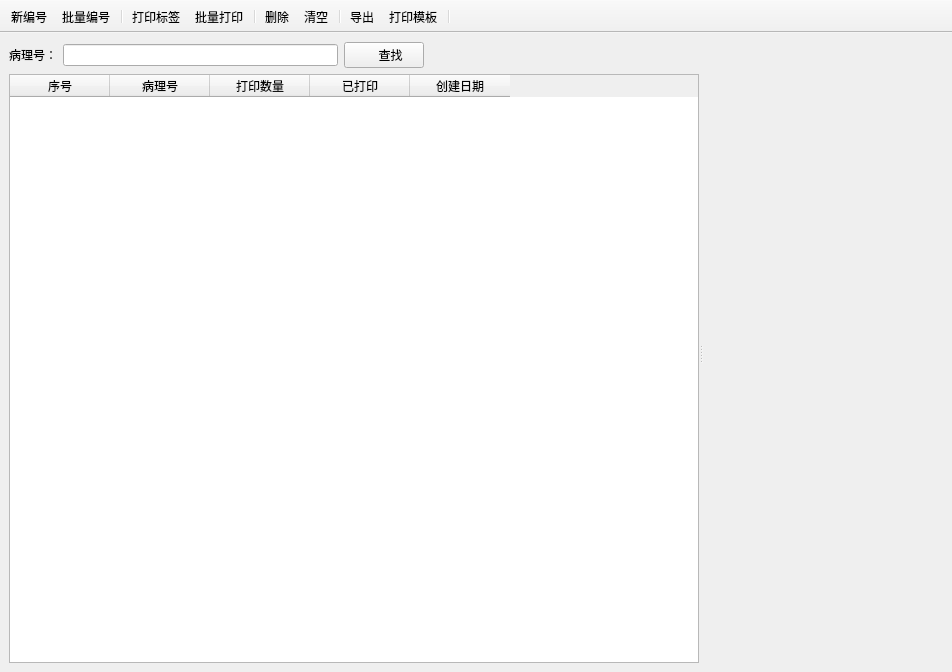
<?xml version="1.0" encoding="UTF-8"?>
<ui version="4.0">
 <class>tabregister</class>
 <widget class="QMainWindow" name="tabregister">
  <property name="geometry">
   <rect>
    <x>0</x>
    <y>0</y>
    <width>952</width>
    <height>672</height>
   </rect>
  </property>
  <property name="windowTitle">
   <string>MainWindow</string>
  </property>
  <widget class="QWidget" name="centralwidget">
   <layout class="QVBoxLayout" name="verticalLayout">
    <item>
     <widget class="QSplitter" name="splitter">
      <property name="sizePolicy">
       <sizepolicy hsizetype="Expanding" vsizetype="Expanding">
        <horstretch>1</horstretch>
        <verstretch>0</verstretch>
       </sizepolicy>
      </property>
      <property name="orientation">
       <enum>Qt::Horizontal</enum>
      </property>
      <widget class="QWidget" name="widgetTable" native="true">
       <layout class="QVBoxLayout" name="verticalLayout_3">
        <item>
         <layout class="QVBoxLayout" name="verticalLayout_2">
          <item>
           <layout class="QHBoxLayout" name="horizontalLayout">
            <item>
             <widget class="QLabel" name="label">
              <property name="text">
               <string>病理号：</string>
              </property>
             </widget>
            </item>
            <item>
             <widget class="QLineEdit" name="lineEdit"/>
            </item>
            <item>
             <widget class="QPushButton" name="pushButtonFind">
              <property name="styleSheet">
               <string notr="true"/>
              </property>
              <property name="text">
               <string>    查找</string>
              </property>
              <property name="icon">
               <iconset resource="../res.qrc">
                <normaloff>:/image/image/serch.png</normaloff>:/image/image/serch.png</iconset>
              </property>
             </widget>
            </item>
            <item>
             <spacer name="horizontalSpacer">
              <property name="orientation">
               <enum>Qt::Horizontal</enum>
              </property>
              <property name="sizeHint" stdset="0">
               <size>
                <width>40</width>
                <height>20</height>
               </size>
              </property>
             </spacer>
            </item>
           </layout>
          </item>
          <item>
           <widget class="QTableWidget" name="tableWidget">
            <property name="sizePolicy">
             <sizepolicy hsizetype="Expanding" vsizetype="Expanding">
              <horstretch>0</horstretch>
              <verstretch>0</verstretch>
             </sizepolicy>
            </property>
            <column>
             <property name="text">
              <string>序号</string>
             </property>
            </column>
            <column>
             <property name="text">
              <string>病理号</string>
             </property>
            </column>
            <column>
             <property name="text">
              <string>打印数量</string>
             </property>
            </column>
            <column>
             <property name="text">
              <string>已打印</string>
             </property>
            </column>
            <column>
             <property name="text">
              <string>创建日期</string>
             </property>
            </column>
           </widget>
          </item>
         </layout>
        </item>
       </layout>
      </widget>
      <widget class="QWidget" name="widgetInfo" native="true"/>
     </widget>
    </item>
   </layout>
  </widget>
  <widget class="QToolBar" name="toolBar">
   <property name="windowTitle">
    <string>toolBar</string>
   </property>
   <property name="movable">
    <bool>false</bool>
   </property>
   <property name="toolButtonStyle">
    <enum>Qt::ToolButtonTextUnderIcon</enum>
   </property>
   <attribute name="toolBarArea">
    <enum>TopToolBarArea</enum>
   </attribute>
   <attribute name="toolBarBreak">
    <bool>false</bool>
   </attribute>
   <addaction name="actionNewNumber"/>
   <addaction name="actionNewMoreNumber"/>
   <addaction name="separator"/>
   <addaction name="actionPrintLabel"/>
   <addaction name="actionPrintMoreLabel"/>
   <addaction name="separator"/>
   <addaction name="actionDeleteInfo"/>
   <addaction name="actionClearInfo"/>
   <addaction name="separator"/>
   <addaction name="actionExtendExcel"/>
   <addaction name="actionPrintTemplate"/>
   <addaction name="separator"/>
  </widget>
  <action name="actionNewNumber">
   <property name="icon">
    <iconset resource="../res.qrc">
     <normaloff>:/image/image/filenew.png</normaloff>:/image/image/filenew.png</iconset>
   </property>
   <property name="text">
    <string>新编号</string>
   </property>
   <property name="toolTip">
    <string>新编号</string>
   </property>
  </action>
  <action name="actionNewMoreNumber">
   <property name="icon">
    <iconset resource="../res.qrc">
     <normaloff>:/image/image/newmore.png</normaloff>:/image/image/newmore.png</iconset>
   </property>
   <property name="text">
    <string>批量编号</string>
   </property>
   <property name="toolTip">
    <string>批量编号</string>
   </property>
  </action>
  <action name="actionPrintLabel">
   <property name="icon">
    <iconset resource="../res.qrc">
     <normaloff>:/image/image/print.jpg</normaloff>:/image/image/print.jpg</iconset>
   </property>
   <property name="text">
    <string>打印标签</string>
   </property>
   <property name="toolTip">
    <string>打印标签</string>
   </property>
  </action>
  <action name="actionPrintMoreLabel">
   <property name="icon">
    <iconset resource="../res.qrc">
     <normaloff>:/image/image/printmore.jpg</normaloff>:/image/image/printmore.jpg</iconset>
   </property>
   <property name="text">
    <string>批量打印</string>
   </property>
   <property name="toolTip">
    <string>批量打印</string>
   </property>
  </action>
  <action name="actionDeleteInfo">
   <property name="icon">
    <iconset resource="../res.qrc">
     <normaloff>:/image/image/critical.png</normaloff>:/image/image/critical.png</iconset>
   </property>
   <property name="text">
    <string>删除</string>
   </property>
   <property name="toolTip">
    <string>删除</string>
   </property>
  </action>
  <action name="actionClearInfo">
   <property name="icon">
    <iconset resource="../res.qrc">
     <normaloff>:/image/image/edit-clear.png</normaloff>:/image/image/edit-clear.png</iconset>
   </property>
   <property name="text">
    <string>清空</string>
   </property>
   <property name="toolTip">
    <string>清空</string>
   </property>
  </action>
  <action name="actionExtendExcel">
   <property name="icon">
    <iconset resource="../res.qrc">
     <normaloff>:/image/image/excel.png</normaloff>:/image/image/excel.png</iconset>
   </property>
   <property name="text">
    <string>导出</string>
   </property>
   <property name="toolTip">
    <string>导出</string>
   </property>
  </action>
  <action name="actionPrintTemplate">
   <property name="icon">
    <iconset resource="../res.qrc">
     <normaloff>:/image/image/tempalte.jpg</normaloff>:/image/image/tempalte.jpg</iconset>
   </property>
   <property name="text">
    <string>打印模板</string>
   </property>
   <property name="toolTip">
    <string>打印模板</string>
   </property>
  </action>
 </widget>
 <resources>
  <include location="../res.qrc"/>
 </resources>
 <connections/>
</ui>
